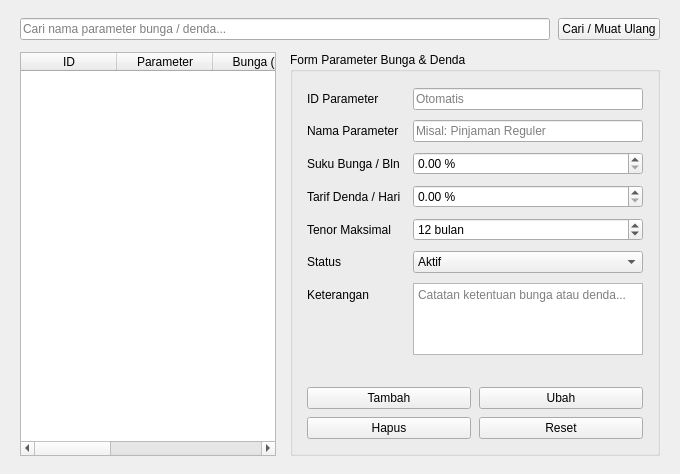
        <widget class="QWidget" name="pageParameter">
         <layout class="QVBoxLayout" name="layoutParameter">
          <property name="spacing">
           <number>12</number>
          </property>
          <property name="leftMargin">
           <number>20</number>
          </property>
          <property name="topMargin">
           <number>18</number>
          </property>
          <property name="rightMargin">
           <number>20</number>
          </property>
          <property name="bottomMargin">
           <number>18</number>
          </property>
          <item>
           <layout class="QHBoxLayout" name="layoutParamToolbar">
            <property name="spacing">
             <number>8</number>
            </property>
            <item>
             <widget class="QLineEdit" name="txtCariParam">
              <property name="placeholderText">
               <string>Cari nama parameter bunga / denda...</string>
              </property>
             </widget>
            </item>
            <item>
             <widget class="QPushButton" name="btnRefreshParam">
              <property name="text">
               <string>Cari / Muat Ulang</string>
              </property>
              <property name="btnType" stdset="0">
               <string>neutral</string>
              </property>
             </widget>
            </item>
           </layout>
          </item>
          <item>
           <layout class="QHBoxLayout" name="layoutParamBody">
            <property name="spacing">
             <number>14</number>
            </property>
            <item>
             <widget class="QTableWidget" name="tblParameter">
              <property name="editTriggers">
               <set>QAbstractItemView::NoEditTriggers</set>
              </property>
              <property name="alternatingRowColors">
               <bool>true</bool>
              </property>
              <property name="selectionMode">
               <enum>QAbstractItemView::SingleSelection</enum>
              </property>
              <property name="selectionBehavior">
               <enum>QAbstractItemView::SelectRows</enum>
              </property>
              <attribute name="horizontalHeaderDefaultSectionSize">
               <number>96</number>
              </attribute>
              <attribute name="horizontalHeaderStretchLastSection">
               <bool>true</bool>
              </attribute>
              <column>
               <property name="text">
                <string>ID</string>
               </property>
              </column>
              <column>
               <property name="text">
                <string>Parameter</string>
               </property>
              </column>
              <column>
               <property name="text">
                <string>Bunga (%)</string>
               </property>
              </column>
              <column>
               <property name="text">
                <string>Denda (%/Hr)</string>
               </property>
              </column>
              <column>
               <property name="text">
                <string>Tenor Maks</string>
               </property>
              </column>
              <column>
               <property name="text">
                <string>Status</string>
               </property>
              </column>
             </widget>
            </item>
            <item>
             <widget class="QGroupBox" name="grpFormParam">
              <property name="minimumSize">
               <size>
                <width>340</width>
                <height>0</height>
               </size>
              </property>
              <property name="maximumSize">
               <size>
                <width>370</width>
                <height>16777215</height>
               </size>
              </property>
              <property name="title">
               <string>Form Parameter Bunga &amp;&amp; Denda</string>
              </property>
              <layout class="QVBoxLayout" name="layoutFormParamWrap">
               <property name="spacing">
                <number>12</number>
               </property>
               <property name="leftMargin">
                <number>14</number>
               </property>
               <property name="topMargin">
                <number>16</number>
               </property>
               <property name="rightMargin">
                <number>14</number>
               </property>
               <property name="bottomMargin">
                <number>14</number>
               </property>
               <item>
                <layout class="QFormLayout" name="formParameter">
                 <property name="verticalSpacing">
                  <number>10</number>
                 </property>
                 <item row="0" column="0">
                  <widget class="QLabel" name="lblParamId">
                   <property name="text">
                    <string>ID Parameter</string>
                   </property>
                  </widget>
                 </item>
                 <item row="0" column="1">
                  <widget class="QLineEdit" name="txtParamId">
                   <property name="readOnly">
                    <bool>true</bool>
                   </property>
                   <property name="placeholderText">
                    <string>Otomatis</string>
                   </property>
                  </widget>
                 </item>
                 <item row="1" column="0">
                  <widget class="QLabel" name="lblParamNama">
                   <property name="text">
                    <string>Nama Parameter</string>
                   </property>
                  </widget>
                 </item>
                 <item row="1" column="1">
                  <widget class="QLineEdit" name="txtParamNama">
                   <property name="placeholderText">
                    <string>Misal: Pinjaman Reguler</string>
                   </property>
                  </widget>
                 </item>
                 <item row="2" column="0">
                  <widget class="QLabel" name="lblSukuBunga">
                   <property name="text">
                    <string>Suku Bunga / Bln</string>
                   </property>
                  </widget>
                 </item>
                 <item row="2" column="1">
                  <widget class="QDoubleSpinBox" name="spnSukuBunga">
                   <property name="suffix">
                    <string> %</string>
                   </property>
                   <property name="decimals">
                    <number>2</number>
                   </property>
                   <property name="maximum">
                    <double>100.000000000000000</double>
                   </property>
                   <property name="singleStep">
                    <double>0.250000000000000</double>
                   </property>
                  </widget>
                 </item>
                 <item row="3" column="0">
                  <widget class="QLabel" name="lblTarifDenda">
                   <property name="text">
                    <string>Tarif Denda / Hari</string>
                   </property>
                  </widget>
                 </item>
                 <item row="3" column="1">
                  <widget class="QDoubleSpinBox" name="spnTarifDenda">
                   <property name="suffix">
                    <string> %</string>
                   </property>
                   <property name="decimals">
                    <number>2</number>
                   </property>
                   <property name="maximum">
                    <double>100.000000000000000</double>
                   </property>
                   <property name="singleStep">
                    <double>0.100000000000000</double>
                   </property>
                  </widget>
                 </item>
                 <item row="4" column="0">
                  <widget class="QLabel" name="lblTenorMaks">
                   <property name="text">
                    <string>Tenor Maksimal</string>
                   </property>
                  </widget>
                 </item>
                 <item row="4" column="1">
                  <widget class="QSpinBox" name="spnTenorMaks">
                   <property name="suffix">
                    <string> bulan</string>
                   </property>
                   <property name="minimum">
                    <number>1</number>
                   </property>
                   <property name="maximum">
                    <number>120</number>
                   </property>
                   <property name="value">
                    <number>12</number>
                   </property>
                  </widget>
                 </item>
                 <item row="5" column="0">
                  <widget class="QLabel" name="lblParamStatus">
                   <property name="text">
                    <string>Status</string>
                   </property>
                  </widget>
                 </item>
                 <item row="5" column="1">
                  <widget class="QComboBox" name="cmbParamStatus">
                   <item>
                    <property name="text">
                     <string>Aktif</string>
                    </property>
                   </item>
                   <item>
                    <property name="text">
                     <string>Nonaktif</string>
                    </property>
                   </item>
                  </widget>
                 </item>
                 <item row="6" column="0">
                  <widget class="QLabel" name="lblParamKet">
                   <property name="text">
                    <string>Keterangan</string>
                   </property>
                  </widget>
                 </item>
                 <item row="6" column="1">
                  <widget class="QPlainTextEdit" name="txtParamKeterangan">
                   <property name="maximumSize">
                    <size>
                     <width>16777215</width>
                     <height>72</height>
                    </size>
                   </property>
                   <property name="placeholderText">
                    <string>Catatan ketentuan bunga atau denda...</string>
                   </property>
                  </widget>
                 </item>
                </layout>
               </item>
               <item>
                <spacer name="spacerFormParam">
                 <property name="orientation">
                  <enum>Qt::Vertical</enum>
                 </property>
                 <property name="sizeHint" stdset="0">
                  <size>
                   <width>20</width>
                   <height>20</height>
                  </size>
                 </property>
                </spacer>
               </item>
               <item>
                <layout class="QGridLayout" name="layoutParamButtons">
                 <property name="spacing">
                  <number>8</number>
                 </property>
                 <item row="0" column="0">
                  <widget class="QPushButton" name="btnTambahParam">
                   <property name="text">
                    <string>Tambah</string>
                   </property>
                   <property name="btnType" stdset="0">
                    <string>primary</string>
                   </property>
                  </widget>
                 </item>
                 <item row="0" column="1">
                  <widget class="QPushButton" name="btnUbahParam">
                   <property name="text">
                    <string>Ubah</string>
                   </property>
                   <property name="btnType" stdset="0">
                    <string>secondary</string>
                   </property>
                  </widget>
                 </item>
                 <item row="1" column="0">
                  <widget class="QPushButton" name="btnHapusParam">
                   <property name="text">
                    <string>Hapus</string>
                   </property>
                   <property name="btnType" stdset="0">
                    <string>danger</string>
                   </property>
                  </widget>
                 </item>
                 <item row="1" column="1">
                  <widget class="QPushButton" name="btnResetParam">
                   <property name="text">
                    <string>Reset</string>
                   </property>
                   <property name="btnType" stdset="0">
                    <string>neutral</string>
                   </property>
                  </widget>
                 </item>
                </layout>
               </item>
              </layout>
             </widget>
            </item>
           </layout>
          </item>
         </layout>
        </widget>
